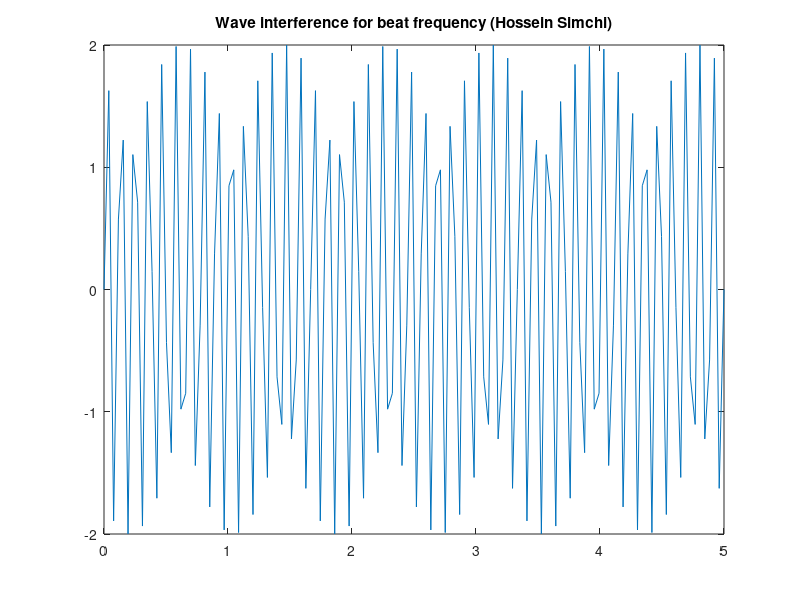

The MATLAB source for this figure:
%Hossein Simhci, 98443119
t = linspace(0,5, 130);
f1 = 9;
f2 = 9;
y = sin(2*pi*f1*t) + sin(2*pi*f2*t); 
plot(t, y);
title("Wave interference for beat frequency (Hossein Simchi)")